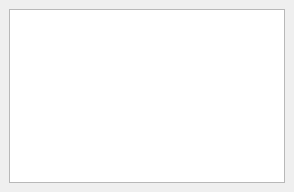
<?xml version="1.0" encoding="UTF-8"?>
<ui version="4.0">
 <class>DockWidget</class>
 <widget class="QDockWidget" name="DockWidget">
  <property name="geometry">
   <rect>
    <x>0</x>
    <y>0</y>
    <width>294</width>
    <height>192</height>
   </rect>
  </property>
  <property name="font">
   <font>
    <family>JetBrains Mono ExtraLight</family>
   </font>
  </property>
  <property name="windowTitle">
   <string>Stats</string>
  </property>
  <widget class="QWidget" name="dockWidgetContents">
   <layout class="QGridLayout" name="gridLayout">
    <item row="1" column="2">
     <widget class="QTableWidget" name="tableWidget"/>
    </item>
   </layout>
  </widget>
 </widget>
 <resources/>
 <connections/>
</ui>
